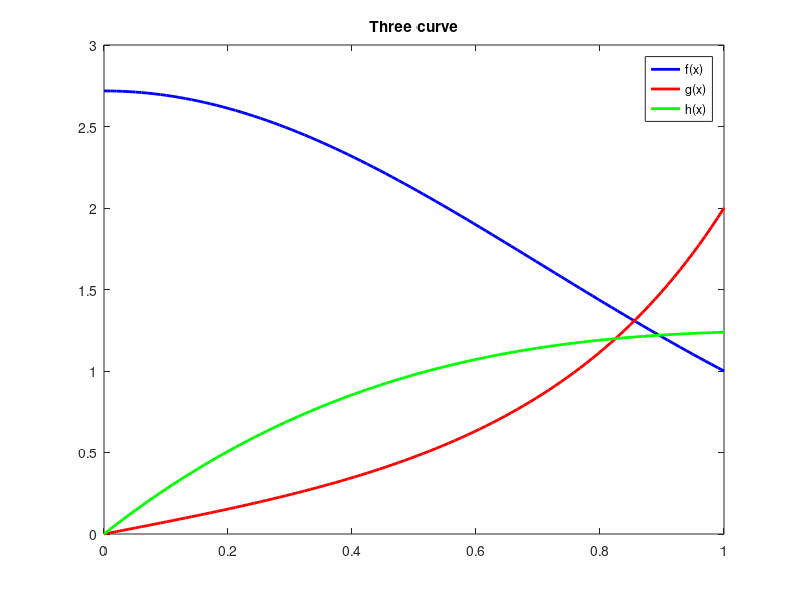

The MATLAB source for this figure:
f=@(x) exp(1-x.^2);
g=@(x) 2.*x.*exp(x.^2-1);
h=@(x) -x.*sin(x)+3.*log(x+1);
x=linspace(0,1);
plot(x,f(x),'b','LineWidth',2)
hold on
plot(x,g(x),'r','LineWidth',2)
plot(x,h(x),'g','LineWidth',2)
title('Three curve')
legend('f(x)','g(x)','h(x)')